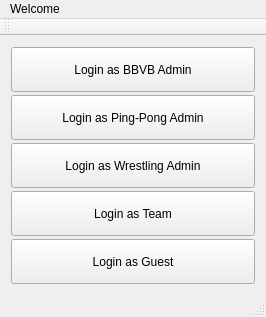
<?xml version="1.0" encoding="UTF-8"?>
<ui version="4.0">
 <class>MainWindow</class>
 <widget class="QMainWindow" name="MainWindow">
  <property name="geometry">
   <rect>
    <x>0</x>
    <y>0</y>
    <width>266</width>
    <height>317</height>
   </rect>
  </property>
  <property name="windowTitle">
   <string>MainWindow</string>
  </property>
  <widget class="QWidget" name="centralWidget">
   <layout class="QHBoxLayout" name="horizontalLayout">
    <item>
     <layout class="QVBoxLayout" name="verticalLayout">
      <property name="spacing">
       <number>3</number>
      </property>
      <item>
       <widget class="QPushButton" name="bbvbLoginButton">
        <property name="sizePolicy">
         <sizepolicy hsizetype="Preferred" vsizetype="Preferred">
          <horstretch>0</horstretch>
          <verstretch>0</verstretch>
         </sizepolicy>
        </property>
        <property name="text">
         <string>Login as BBVB Admin</string>
        </property>
       </widget>
      </item>
      <item>
       <widget class="QPushButton" name="wrLoginButton">
        <property name="sizePolicy">
         <sizepolicy hsizetype="Preferred" vsizetype="Preferred">
          <horstretch>0</horstretch>
          <verstretch>0</verstretch>
         </sizepolicy>
        </property>
        <property name="text">
         <string>Login as Ping-Pong Admin</string>
        </property>
       </widget>
      </item>
      <item>
       <widget class="QPushButton" name="ppLoginButton">
        <property name="sizePolicy">
         <sizepolicy hsizetype="Preferred" vsizetype="Preferred">
          <horstretch>0</horstretch>
          <verstretch>0</verstretch>
         </sizepolicy>
        </property>
        <property name="text">
         <string>Login as Wrestling Admin</string>
        </property>
       </widget>
      </item>
      <item>
       <widget class="QPushButton" name="teamLoginButton">
        <property name="sizePolicy">
         <sizepolicy hsizetype="Preferred" vsizetype="Preferred">
          <horstretch>0</horstretch>
          <verstretch>0</verstretch>
         </sizepolicy>
        </property>
        <property name="text">
         <string>Login as Team</string>
        </property>
       </widget>
      </item>
      <item>
       <widget class="QPushButton" name="guestLoginButton">
        <property name="sizePolicy">
         <sizepolicy hsizetype="Preferred" vsizetype="Preferred">
          <horstretch>0</horstretch>
          <verstretch>0</verstretch>
         </sizepolicy>
        </property>
        <property name="text">
         <string>Login as Guest</string>
        </property>
       </widget>
      </item>
     </layout>
    </item>
   </layout>
  </widget>
  <widget class="QMenuBar" name="menuBar">
   <property name="geometry">
    <rect>
     <x>0</x>
     <y>0</y>
     <width>266</width>
     <height>20</height>
    </rect>
   </property>
   <widget class="QMenu" name="menuWelcome">
    <property name="title">
     <string>Welcome</string>
    </property>
   </widget>
   <addaction name="menuWelcome"/>
  </widget>
  <widget class="QToolBar" name="mainToolBar">
   <attribute name="toolBarArea">
    <enum>TopToolBarArea</enum>
   </attribute>
   <attribute name="toolBarBreak">
    <bool>false</bool>
   </attribute>
  </widget>
  <widget class="QStatusBar" name="statusBar"/>
 </widget>
 <layoutdefault spacing="6" margin="11"/>
 <resources/>
 <connections/>
</ui>
